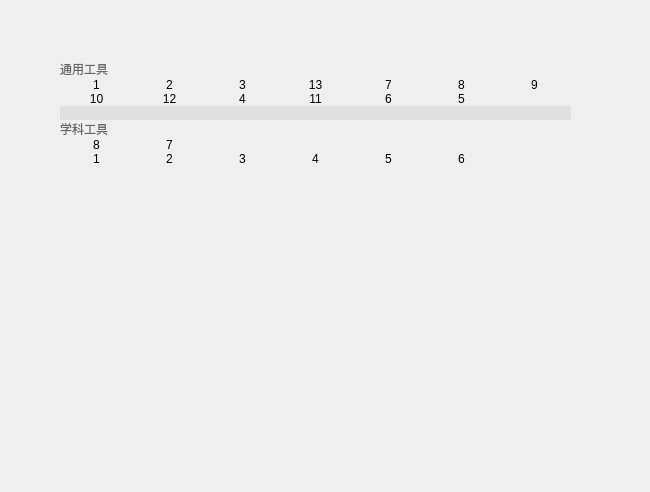
<?xml version="1.0" encoding="UTF-8"?>
<ui version="4.0">
 <class>ToolPanel</class>
 <widget class="QWidget" name="ToolPanel">
  <property name="geometry">
   <rect>
    <x>0</x>
    <y>0</y>
    <width>650</width>
    <height>492</height>
   </rect>
  </property>
  <property name="windowTitle">
   <string>Form</string>
  </property>
  <widget class="QWidget" name="verticalLayoutWidget_5">
   <property name="geometry">
    <rect>
     <x>60</x>
     <y>60</y>
     <width>511</width>
     <height>251</height>
    </rect>
   </property>
   <layout class="QVBoxLayout" name="verticalLayout" stretch="0,0,0,0,0,0">
    <property name="spacing">
     <number>0</number>
    </property>
    <property name="leftMargin">
     <number>0</number>
    </property>
    <property name="topMargin">
     <number>0</number>
    </property>
    <property name="rightMargin">
     <number>0</number>
    </property>
    <property name="bottomMargin">
     <number>0</number>
    </property>
    <item>
     <widget class="QLabel" name="label_utool">
      <property name="styleSheet">
       <string notr="true">QLabel{
color: rgb(102, 102, 102);
}</string>
      </property>
      <property name="text">
       <string>通用工具</string>
      </property>
     </widget>
    </item>
    <item>
     <layout class="QGridLayout" name="gridLayout">
      <item row="0" column="0">
       <widget class="PushButton_2" name="pTool1">
        <property name="styleSheet">
         <string notr="true">QPushButton{
border: none;
}</string>
        </property>
        <property name="text">
         <string>1</string>
        </property>
       </widget>
      </item>
      <item row="2" column="5">
       <widget class="PushButton_2" name="pTool5">
        <property name="styleSheet">
         <string notr="true">QPushButton{
border: none;
}</string>
        </property>
        <property name="text">
         <string>5</string>
        </property>
       </widget>
      </item>
      <item row="2" column="0">
       <widget class="PushButton_2" name="pTool10">
        <property name="styleSheet">
         <string notr="true">QPushButton{
border: none;
}</string>
        </property>
        <property name="text">
         <string>10</string>
        </property>
       </widget>
      </item>
      <item row="0" column="6">
       <widget class="PushButton_2" name="pTool9">
        <property name="styleSheet">
         <string notr="true">QPushButton{
border: none;
}</string>
        </property>
        <property name="text">
         <string>9</string>
        </property>
       </widget>
      </item>
      <item row="0" column="5">
       <widget class="PushButton_2" name="pTool8">
        <property name="styleSheet">
         <string notr="true">QPushButton{
border: none;
}</string>
        </property>
        <property name="text">
         <string>8</string>
        </property>
       </widget>
      </item>
      <item row="0" column="4">
       <widget class="PushButton_2" name="pTool7">
        <property name="styleSheet">
         <string notr="true">QPushButton{
border: none;
}</string>
        </property>
        <property name="text">
         <string>7</string>
        </property>
       </widget>
      </item>
      <item row="0" column="2">
       <widget class="PushButton_2" name="pTool3">
        <property name="styleSheet">
         <string notr="true">QPushButton{
border: none;
}</string>
        </property>
        <property name="text">
         <string>3</string>
        </property>
       </widget>
      </item>
      <item row="0" column="1">
       <widget class="PushButton_2" name="pTool2">
        <property name="styleSheet">
         <string notr="true">QPushButton{
border: none;
}</string>
        </property>
        <property name="text">
         <string>2</string>
        </property>
       </widget>
      </item>
      <item row="2" column="1">
       <widget class="PushButton_2" name="pTool12">
        <property name="styleSheet">
         <string notr="true">QPushButton{
border: none;
}</string>
        </property>
        <property name="text">
         <string>12</string>
        </property>
       </widget>
      </item>
      <item row="2" column="3">
       <widget class="PushButton_2" name="pTool11">
        <property name="styleSheet">
         <string notr="true">QPushButton{
border: none;
}</string>
        </property>
        <property name="text">
         <string>11</string>
        </property>
       </widget>
      </item>
      <item row="0" column="3">
       <widget class="PushButton_2" name="pTool13">
        <property name="styleSheet">
         <string notr="true">QPushButton{
border: none;
}</string>
        </property>
        <property name="text">
         <string>13</string>
        </property>
       </widget>
      </item>
      <item row="2" column="2">
       <widget class="PushButton_2" name="pTool4">
        <property name="styleSheet">
         <string notr="true">QPushButton{
border: none;
}</string>
        </property>
        <property name="text">
         <string>4</string>
        </property>
       </widget>
      </item>
      <item row="2" column="4">
       <widget class="PushButton_2" name="pTool6">
        <property name="styleSheet">
         <string notr="true">QPushButton{
border: none;
}</string>
        </property>
        <property name="text">
         <string>6</string>
        </property>
       </widget>
      </item>
     </layout>
    </item>
    <item>
     <widget class="QLabel" name="label_line_4">
      <property name="styleSheet">
       <string notr="true">QLabel{
background-color: rgb(224, 224, 224);
}</string>
      </property>
      <property name="text">
       <string/>
      </property>
     </widget>
    </item>
    <item>
     <widget class="QLabel" name="label_dtool">
      <property name="styleSheet">
       <string notr="true">QLabel{
color: rgb(102, 102, 102);
}</string>
      </property>
      <property name="text">
       <string>学科工具</string>
      </property>
     </widget>
    </item>
    <item>
     <layout class="QGridLayout" name="gridLayout_2">
      <item row="1" column="5">
       <widget class="PushButton_2" name="pDisTool5">
        <property name="styleSheet">
         <string notr="true">QPushButton{
border: none;
}</string>
        </property>
        <property name="text">
         <string>5</string>
        </property>
       </widget>
      </item>
      <item row="0" column="3">
       <widget class="QLabel" name="label_NULL">
        <property name="text">
         <string/>
        </property>
       </widget>
      </item>
      <item row="1" column="4">
       <widget class="PushButton_2" name="pDisTool4">
        <property name="styleSheet">
         <string notr="true">QPushButton{
border: none;
}</string>
        </property>
        <property name="text">
         <string>4</string>
        </property>
       </widget>
      </item>
      <item row="0" column="5">
       <widget class="QLabel" name="label_NULL_3">
        <property name="text">
         <string/>
        </property>
       </widget>
      </item>
      <item row="1" column="6">
       <widget class="PushButton_2" name="pDisTool6">
        <property name="styleSheet">
         <string notr="true">QPushButton{
border: none;
}</string>
        </property>
        <property name="text">
         <string>6</string>
        </property>
       </widget>
      </item>
      <item row="0" column="4">
       <widget class="QLabel" name="label_NULL_2">
        <property name="text">
         <string/>
        </property>
       </widget>
      </item>
      <item row="1" column="3">
       <widget class="PushButton_2" name="pDisTool3">
        <property name="styleSheet">
         <string notr="true">QPushButton{
border: none;
}</string>
        </property>
        <property name="text">
         <string>3</string>
        </property>
       </widget>
      </item>
      <item row="0" column="6">
       <widget class="QLabel" name="label_NULL_5">
        <property name="text">
         <string/>
        </property>
       </widget>
      </item>
      <item row="1" column="1">
       <widget class="PushButton_2" name="pDisTool1">
        <property name="styleSheet">
         <string notr="true">QPushButton{
border: none;
}</string>
        </property>
        <property name="text">
         <string>1</string>
        </property>
       </widget>
      </item>
      <item row="0" column="7">
       <widget class="QLabel" name="label_NULL_4">
        <property name="text">
         <string/>
        </property>
       </widget>
      </item>
      <item row="1" column="2">
       <widget class="PushButton_2" name="pDisTool2">
        <property name="styleSheet">
         <string notr="true">QPushButton{
border: none;
}</string>
        </property>
        <property name="text">
         <string>2</string>
        </property>
       </widget>
      </item>
      <item row="0" column="1">
       <widget class="PushButton_2" name="pDisTool8">
        <property name="styleSheet">
         <string notr="true">QPushButton{
border: none;
}</string>
        </property>
        <property name="text">
         <string>8</string>
        </property>
       </widget>
      </item>
      <item row="0" column="2">
       <widget class="PushButton_2" name="pDisTool7">
        <property name="styleSheet">
         <string notr="true">QPushButton{
border: none;
}</string>
        </property>
        <property name="text">
         <string>7</string>
        </property>
       </widget>
      </item>
     </layout>
    </item>
    <item>
     <spacer name="verticalSpacer_20">
      <property name="orientation">
       <enum>Qt::Vertical</enum>
      </property>
      <property name="sizeHint" stdset="0">
       <size>
        <width>1</width>
        <height>1</height>
       </size>
      </property>
     </spacer>
    </item>
   </layout>
  </widget>
 </widget>
 <customwidgets>
  <customwidget>
   <class>PushButton_2</class>
   <extends>QPushButton</extends>
   <header>Custom/PushButton/pushbutton_2.h</header>
  </customwidget>
 </customwidgets>
 <resources/>
 <connections/>
</ui>
